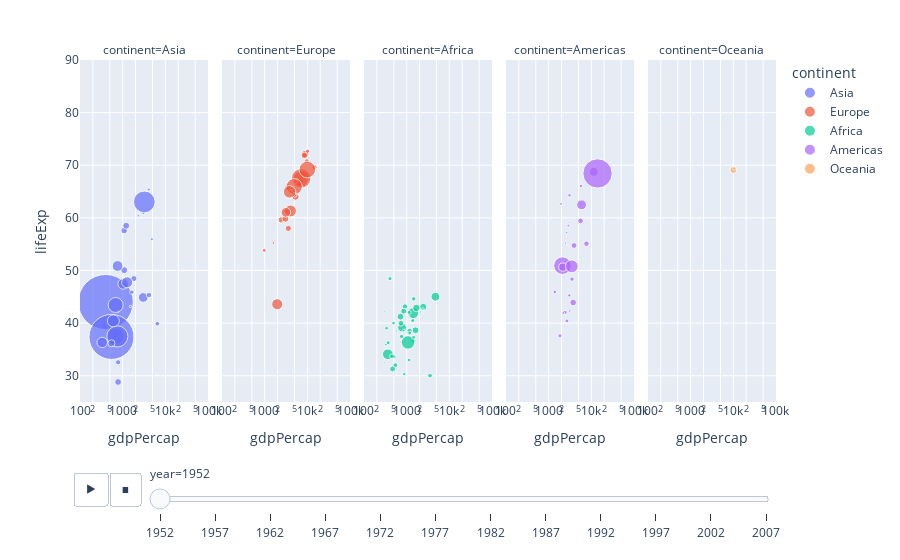

The code cell stored with this chart in its notebook:
### Code cell
## Animations

fig = px.scatter(gap, x="gdpPercap", y="lifeExp", animation_frame="year", animation_group="country",
           size="pop", color="continent", hover_name="country", facet_col="continent",
           log_x=True, size_max=60, range_x=[100,100000], range_y=[25,90])

# facet_col: dividing the plot into parts continent wise.

fig.show()

### Figure 1 — Plotly figure (JSON) as saved in the notebook; plotly's stock layout.template omitted (floating-point values rounded to 4 significant figures)
{"data": [{"hovertemplate": "<b>%{hovertext}</b><br><br>continent=Asia<br>year=1952<br>gdpPercap=%{x}<br>lifeExp=%{y}<br>pop=%{marker.size}<extra></extra>", "hovertext": ["Afghanistan", "Bahrain", "Bangladesh", "Cambodia", "China", "Hong Kong, China", "India", "Indonesia", "Iran", "Iraq", "Israel", "Japan", "Jordan", "Korea, Dem. Rep.", "Korea, Rep.", "Kuwait", "Lebanon", "Malaysia", "Mongolia", "Myanmar", "Nepal", "Oman", "Pakistan", "Philippines", "Saudi Arabia", "Singapore", "Sri Lanka", "Syria", "Taiwan", "Thailand", "Vietnam", "West Bank and Gaza", "Yemen, Rep."], "ids": ["Afghanistan", "Bahrain", "Bangladesh", "Cambodia", "China", "Hong Kong, China", "India", "Indonesia", "Iran", "Iraq", "Israel", "Japan", "Jordan", "Korea, Dem. Rep.", "Korea, Rep.", "Kuwait", "Lebanon", "Malaysia", "Mongolia", "Myanmar", "Nepal", "Oman", "Pakistan", "Philippines", "Saudi Arabia", "Singapore", "Sri Lanka", "Syria", "Taiwan", "Thailand", "Vietnam", "West Bank and Gaza", "Yemen, Rep."], "legendgroup": "Asia", "marker": {"color": "#636efa", "size": [8425333, 120447, 46886859, 4693836, 556263527, 2125900, 372000000, 82052000, 17272000, 5441766, 1620914, 86459025, 607914, 8865488, 20947571, 160000, 1439529, 6748378, 800663, 20092996, 9182536, 507833, 41346560, 22438691, 4005677, 1127000, 7982342, 3661549, 8550362, 21289402, 26246839, 1030585, 4963829], "sizemode": "area", "sizeref": 366300.0, "symbol": "circle"}, "mode": "markers", "name": "Asia", "orientation": "v", "showlegend": true, "type": "scatter", "x": [779.4, 9867.0, 684.2, 368.5, 400.4, 3054.0, 546.6, 749.7, 3035.0, 4130.0, 4087.0, 3217.0, 1547.0, 1088.0, 1031.0, 108400.0, 4835.0, 1831.0, 786.6, 331, 545.9, 1828.0, 684.6, 1273.0, 6460.0, 2315.0, 1084.0, 1643.0, 1207.0, 757.8, 605.1, 1516.0, 781.7], "xaxis": "x", "y": [28.8, 50.94, 37.48, 39.42, 44, 60.96, 37.37, 37.47, 44.87, 45.32, 65.39, 63.03, 43.16, 50.06, 47.45, 55.56, 55.93, 48.46, 42.24, 36.32, 36.16, 37.58, 43.44, 47.75, 39.88, 60.4, 57.59, 45.88, 58.5, 50.85, 40.41, 43.16, 32.55], "yaxis": "y"}, {"hovertemplate": "<b>%{hovertext}</b><br><br>continent=Europe<br>year=1952<br>gdpPercap=%{x}<br>lifeExp=%{y}<br>pop=%{marker.size}<extra></extra>", "hovertext": ["Albania", "Austria", "Belgium", "Bosnia and Herzegovina", "Bulgaria", "Croatia", "Czech Republic", "Denmark", "Finland", "France", "Germany", "Greece", "Hungary", "Iceland", "Ireland", "Italy", "Montenegro", "Netherlands", "Norway", "Poland", "Portugal", "Romania", "Serbia", "Slovak Republic", "Slovenia", "Spain", "Sweden", "Switzerland", "Turkey", "United Kingdom"], "ids": ["Albania", "Austria", "Belgium", "Bosnia and Herzegovina", "Bulgaria", "Croatia", "Czech Republic", "Denmark", "Finland", "France", "Germany", "Greece", "Hungary", "Iceland", "Ireland", "Italy", "Montenegro", "Netherlands", "Norway", "Poland", "Portugal", "Romania", "Serbia", "Slovak Republic", "Slovenia", "Spain", "Sweden", "Switzerland", "Turkey", "United Kingdom"], "legendgroup": "Europe", "marker": {"color": "#EF553B", "size": [1282697, 6927772, 8730405, 2791000, 7274900, 3882229, 9125183, 4334000, 4090500, 42459667, 69145952, 7733250, 9504000, 147962, 2952156, 47666000, 413834, 10381988, 3327728, 25730551, 8526050, 16630000, 6860147, 3558137, 1489518, 28549870, 7124673, 4815000, 22235677, 50430000], "sizemode": "area", "sizeref": 366300.0, "symbol": "circle"}, "mode": "markers", "name": "Europe", "orientation": "v", "showlegend": true, "type": "scatter", "x": [1601.0, 6137.0, 8343.0, 973.5, 2444.0, 3119.0, 6876.0, 9692.0, 6425.0, 7030.0, 7144.0, 3531.0, 5264.0, 7268.0, 5210.0, 4931.0, 2648.0, 8942.0, 10100.0, 4029.0, 3068.0, 3145.0, 3581.0, 5075.0, 4215.0, 3834.0, 8528.0, 14730.0, 1969.0, 9980.0], "xaxis": "x2", "y": [55.23, 66.8, 68, 53.82, 59.6, 61.21, 66.87, 70.78, 66.55, 67.41, 67.5, 65.86, 64.03, 72.49, 66.91, 65.94, 59.16, 72.13, 72.67, 61.31, 59.82, 61.05, 58.0, 64.36, 65.57, 64.94, 71.86, 69.62, 43.59, 69.18], "yaxis": "y2"}, {"hovertemplate": "<b>%{hovertext}</b><br><br>continent=Africa<br>year=1952<br>gdpPercap=%{x}<br>lifeExp=%{y}<br>pop=%{marker.size}<extra></extra>", "hovertext": ["Algeria", "Angola", "Benin", "Botswana", "Burkina Faso", "Burundi", "Cameroon", "Central African Republic", "Chad", "Comoros", "Congo, Dem. Rep.", "Congo, Rep.", "Cote d'Ivoire", "Djibouti", "Egypt", "Equatorial Guinea", "Eritrea", "Ethiopia", "Gabon", "Gambia", "Ghana", "Guinea", "Guinea-Bissau", "Kenya", "Lesotho", "Liberia", "Libya", "Madagascar", "Malawi", "Mali", "Mauritania", "Mauritius", "Morocco", "Mozambique", "Namibia", "Niger", "Nigeria", "Reunion", "Rwanda", "Sao Tome and Principe", "Senegal", "Sierra Leone", "Somalia", "South Africa", "Sudan", "Swaziland", "Tanzania", "Togo", "Tunisia", "Uganda", "Zambia", "Zimbabwe"], "ids": ["Algeria", "Angola", "Benin", "Botswana", "Burkina Faso", "Burundi", "Cameroon", "Central African Republic", "Chad", "Comoros", "Congo, Dem. Rep.", "Congo, Rep.", "Cote d'Ivoire", "Djibouti", "Egypt", "Equatorial Guinea", "Eritrea", "Ethiopia", "Gabon", "Gambia", "Ghana", "Guinea", "Guinea-Bissau", "Kenya", "Lesotho", "Liberia", "Libya", "Madagascar", "Malawi", "Mali", "Mauritania", "Mauritius", "Morocco", "Mozambique", "Namibia", "Niger", "Nigeria", "Reunion", "Rwanda", "Sao Tome and Principe", "Senegal", "Sierra Leone", "Somalia", "South Africa", "Sudan", "Swaziland", "Tanzania", "Togo", "Tunisia", "Uganda", "Zambia", "Zimbabwe"], "legendgroup": "Africa", "marker": {"color": "#00cc96", "size": [9279525, 4232095, 1738315, 442308, 4469979, 2445618, 5009067, 1291695, 2682462, 153936, 14100005, 854885, 2977019, 63149, 22223309, 216964, 1438760, 20860941, 420702, 284320, 5581001, 2664249, 580653, 6464046, 748747, 863308, 1019729, 4762912, 2917802, 3838168, 1022556, 516556, 9939217, 6446316, 485831, 3379468, 33119096, 257700, 2534927, 60011, 2755589, 2143249, 2526994, 14264935, 8504667, 290243, 8322925, 1219113, 3647735, 5824797, 2672000, 3080907], "sizemode": "area", "sizeref": 366300.0, "symbol": "circle"}, "mode": "markers", "name": "Africa", "orientation": "v", "showlegend": true, "type": "scatter", "x": [2449.0, 3521.0, 1063.0, 851.2, 543.3, 339.3, 1173.0, 1071.0, 1179.0, 1103.0, 780.5, 2126.0, 1389.0, 2670.0, 1419.0, 375.6, 328.9, 362.1, 4293.0, 485.2, 911.3, 510.2, 299.9, 853.5, 298.8, 575.6, 2388.0, 1443.0, 369.2, 452.3, 743.1, 1968.0, 1688.0, 468.5, 2424.0, 761.9, 1077.0, 2719.0, 493.3, 879.6, 1450.0, 879.8, 1136.0, 4725.0, 1616.0, 1148.0, 716.7, 859.8, 1468.0, 734.8, 1147.0, 406.9], "xaxis": "x3", "y": [43.08, 30.02, 38.22, 47.62, 31.98, 39.03, 38.52, 35.46, 38.09, 40.72, 39.14, 42.11, 40.48, 34.81, 41.89, 34.48, 35.93, 34.08, 37.0, 30, 43.15, 33.61, 32.5, 42.27, 42.14, 38.48, 42.72, 36.68, 36.26, 33.69, 40.54, 50.99, 42.87, 31.29, 41.73, 37.44, 36.32, 52.72, 40, 46.47, 37.28, 30.33, 32.98, 45.01, 38.63, 41.41, 41.22, 38.6, 44.6, 39.98, 42.04, 48.45], "yaxis": "y3"}, {"hovertemplate": "<b>%{hovertext}</b><br><br>continent=Americas<br>year=1952<br>gdpPercap=%{x}<br>lifeExp=%{y}<br>pop=%{marker.size}<extra></extra>", "hovertext": ["Argentina", "Bolivia", "Brazil", "Canada", "Chile", "Colombia", "Costa Rica", "Cuba", "Dominican Republic", "Ecuador", "El Salvador", "Guatemala", "Haiti", "Honduras", "Jamaica", "Mexico", "Nicaragua", "Panama", "Paraguay", "Peru", "Puerto Rico", "Trinidad and Tobago", "United States", "Uruguay", "Venezuela"], "ids": ["Argentina", "Bolivia", "Brazil", "Canada", "Chile", "Colombia", "Costa Rica", "Cuba", "Dominican Republic", "Ecuador", "El Salvador", "Guatemala", "Haiti", "Honduras", "Jamaica", "Mexico", "Nicaragua", "Panama", "Paraguay", "Peru", "Puerto Rico", "Trinidad and Tobago", "United States", "Uruguay", "Venezuela"], "legendgroup": "Americas", "marker": {"color": "#ab63fa", "size": [17876956, 2883315, 56602560, 14785584, 6377619, 12350771, 926317, 6007797, 2491346, 3548753, 2042865, 3146381, 3201488, 1517453, 1426095, 30144317, 1165790, 940080, 1555876, 8025700, 2227000, 662850, 157553000, 2252965, 5439568], "sizemode": "area", "sizeref": 366300.0, "symbol": "circle"}, "mode": "markers", "name": "Americas", "orientation": "v", "showlegend": true, "type": "scatter", "x": [5911.0, 2677.0, 2109.0, 11370.0, 3940.0, 2144.0, 2627.0, 5587.0, 1398.0, 3522.0, 3048.0, 2428.0, 1840.0, 2195.0, 2899.0, 3478.0, 3112.0, 2480.0, 1952.0, 3759.0, 3082.0, 3023.0, 13990.0, 5717.0, 7690.0], "xaxis": "x4", "y": [62.48, 40.41, 50.92, 68.75, 54.74, 50.64, 57.21, 59.42, 45.93, 48.36, 45.26, 42.02, 37.58, 41.91, 58.53, 50.79, 42.31, 55.19, 62.65, 43.9, 64.28, 59.1, 68.44, 66.07, 55.09], "yaxis": "y4"}, {"hovertemplate": "<b>%{hovertext}</b><br><br>continent=Oceania<br>year=1952<br>gdpPercap=%{x}<br>lifeExp=%{y}<br>pop=%{marker.size}<extra></extra>", "hovertext": ["Australia", "New Zealand"], "ids": ["Australia", "New Zealand"], "legendgroup": "Oceania", "marker": {"color": "#FFA15A", "size": [8691212, 1994794], "sizemode": "area", "sizeref": 366300.0, "symbol": "circle"}, "mode": "markers", "name": "Oceania", "orientation": "v", "showlegend": true, "type": "scatter", "x": [10040.0, 10560.0], "xaxis": "x5", "y": [69.12, 69.39], "yaxis": "y5"}], "layout": {"annotations": [{"font": {}, "showarrow": false, "text": "continent=Asia", "x": 0.092, "xanchor": "center", "xref": "paper", "y": 1, "yanchor": "bottom", "yref": "paper"}, {"font": {}, "showarrow": false, "text": "continent=Europe", "x": 0.296, "xanchor": "center", "xref": "paper", "y": 1, "yanchor": "bottom", "yref": "paper"}, {"font": {}, "showarrow": false, "text": "continent=Africa", "x": 0.5, "xanchor": "center", "xref": "paper", "y": 1, "yanchor": "bottom", "yref": "paper"}, {"font": {}, "showarrow": false, "text": "continent=Americas", "x": 0.704, "xanchor": "center", "xref": "paper", "y": 1, "yanchor": "bottom", "yref": "paper"}, {"font": {}, "showarrow": false, "text": "continent=Oceania", "x": 0.908, "xanchor": "center", "xref": "paper", "y": 1, "yanchor": "bottom", "yref": "paper"}], "legend": {"itemsizing": "constant", "title": {"text": "continent"}, "tracegroupgap": 0}, "margin": {"t": 60}, "sliders": [{"active": 0, "currentvalue": {"prefix": "year="}, "len": 0.9, "pad": {"b": 10, "t": 60}, "steps": [{"args": [["1952"], {"frame": {"duration": 0, "redraw": false}, "fromcurrent": true, "mode": "immediate", "transition": {"duration": 0, "easing": "linear"}}], "label": "1952", "method": "animate"}, {"args": [["1957"], {"frame": {"duration": 0, "redraw": false}, "fromcurrent": true, "mode": "immediate", "transition": {"duration": 0, "easing": "linear"}}], "label": "1957", "method": "animate"}, {"args": [["1962"], {"frame": {"duration": 0, "redraw": false}, "fromcurrent": true, "mode": "immediate", "transition": {"duration": 0, "easing": "linear"}}], "label": "1962", "method": "animate"}, {"args": [["1967"], {"frame": {"duration": 0, "redraw": false}, "fromcurrent": true, "mode": "immediate", "transition": {"duration": 0, "easing": "linear"}}], "label": "1967", "method": "animate"}, {"args": [["1972"], {"frame": {"duration": 0, "redraw": false}, "fromcurrent": true, "mode": "immediate", "transition": {"duration": 0, "easing": "linear"}}], "label": "1972", "method": "animate"}, {"args": [["1977"], {"frame": {"duration": 0, "redraw": false}, "fromcurrent": true, "mode": "immediate", "transition": {"duration": 0, "easing": "linear"}}], "label": "1977", "method": "animate"}, {"args": [["1982"], {"frame": {"duration": 0, "redraw": false}, "fromcurrent": true, "mode": "immediate", "transition": {"duration": 0, "easing": "linear"}}], "label": "1982", "method": "animate"}, {"args": [["1987"], {"frame": {"duration": 0, "redraw": false}, "fromcurrent": true, "mode": "immediate", "transition": {"duration": 0, "easing": "linear"}}], "label": "1987", "method": "animate"}, {"args": [["1992"], {"frame": {"duration": 0, "redraw": false}, "fromcurrent": true, "mode": "immediate", "transition": {"duration": 0, "easing": "linear"}}], "label": "1992", "method": "animate"}, {"args": [["1997"], {"frame": {"duration": 0, "redraw": false}, "fromcurrent": true, "mode": "immediate", "transition": {"duration": 0, "easing": "linear"}}], "label": "1997", "method": "animate"}, {"args": [["2002"], {"frame": {"duration": 0, "redraw": false}, "fromcurrent": true, "mode": "immediate", "transition": {"duration": 0, "easing": "linear"}}], "label": "2002", "method": "animate"}, {"args": [["2007"], {"frame": {"duration": 0, "redraw": false}, "fromcurrent": true, "mode": "immediate", "transition": {"duration": 0, "easing": "linear"}}], "label": "2007", "method": "animate"}], "x": 0.1, "xanchor": "left", "y": 0, "yanchor": "top"}], "updatemenus": [{"buttons": [{"args": [null, {"frame": {"duration": 500, "redraw": false}, "fromcurrent": true, "mode": "immediate", "transition": {"duration": 500, "easing": "linear"}}], "label": "&#9654;", "method": "animate"}, {"args": [[null], {"frame": {"duration": 0, "redraw": false}, "fromcurrent": true, "mode": "immediate", "transition": {"duration": 0, "easing": "linear"}}], "label": "&#9724;", "method": "animate"}], "direction": "left", "pad": {"r": 10, "t": 70}, "showactive": false, "type": "buttons", "x": 0.1, "xanchor": "right", "y": 0, "yanchor": "top"}], "xaxis": {"anchor": "y", "domain": [0, 0.184], "range": [2, 5], "title": {"text": "gdpPercap"}, "type": "log"}, "xaxis2": {"anchor": "y2", "domain": [0.204, 0.388], "matches": "x", "range": [2, 5], "title": {"text": "gdpPercap"}, "type": "log"}, "xaxis3": {"anchor": "y3", "domain": [0.408, 0.592], "matches": "x", "range": [2, 5], "title": {"text": "gdpPercap"}, "type": "log"}, "xaxis4": {"anchor": "y4", "domain": [0.612, 0.796], "matches": "x", "range": [2, 5], "title": {"text": "gdpPercap"}, "type": "log"}, "xaxis5": {"anchor": "y5", "domain": [0.816, 1], "matches": "x", "range": [2, 5], "title": {"text": "gdpPercap"}, "type": "log"}, "yaxis": {"anchor": "x", "domain": [0, 1], "range": [25, 90], "title": {"text": "lifeExp"}}, "yaxis2": {"anchor": "x2", "domain": [0, 1], "matches": "y", "showticklabels": false}, "yaxis3": {"anchor": "x3", "domain": [0, 1], "matches": "y", "showticklabels": false}, "yaxis4": {"anchor": "x4", "domain": [0, 1], "matches": "y", "showticklabels": false}, "yaxis5": {"anchor": "x5", "domain": [0, 1], "matches": "y", "showticklabels": false}}}
